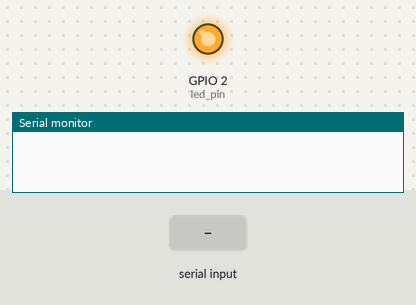
A sketch run on a simulated ESP32. Shown: output pins drawn as LEDs (lit = HIGH), the last lines printed to the serial monitor. Dashed ring = blinking. Inputs (shaded band) come from the test bench.

Above: at 1.2 s.
1.3 s: "5\n" received over Serial
At 2.0 s:
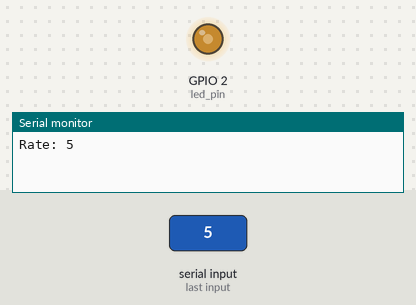
3.0 s: "90,45\n" received over Serial
At 3.23 s:
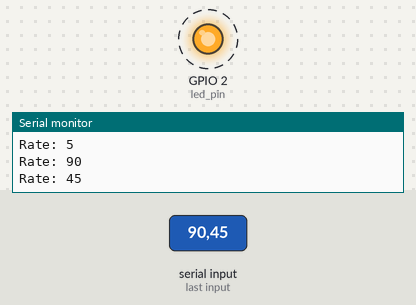
Timing chart, 0 to 12.0 s (numbered marks = the images above; inputs shaded):
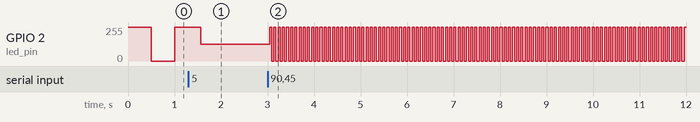

The sketch:

Example2_Solution.ino
```cpp
// Use only core 1 for demo purposes
#if CONFIG_FREERTOS_UNICORE
static const BaseType_t app_cpu = 0;
#else
static const BaseType_t app_cpu = 1;
#endif

// LED rates
int rate = 500;  // ms

//Serial
int incomingByte = 0;

// Pins
static const int led_pin = LED_BUILTIN;

// Our task: blink an LED at one rate
void toggleLED_1(void *parameter) {
  while (1) {
    digitalWrite(led_pin, HIGH);
    vTaskDelay(rate / portTICK_PERIOD_MS);
    digitalWrite(led_pin, LOW);
    vTaskDelay(rate / portTICK_PERIOD_MS);
  }
}

// Our task: Read serial input
void ReadSerial(void *parameter) {
  while (1) {
    if (Serial.available() > 0) {
      // read the incoming byte:
      incomingByte = Serial.parseInt(); //read next valid integer, if timeout returns 0
      if (incomingByte > 0)
      {
        rate = incomingByte;
        Serial.print("Rate: ");
        Serial.println(rate);
      }
    }
  }
}

void setup() {
  Serial.begin(115200);
  // Configure pin
  pinMode(led_pin, OUTPUT);

  // Task to run forever
  xTaskCreatePinnedToCore(  // Use xTaskCreate() in vanilla FreeRTOS
    toggleLED_1,  // Function to be called
    "Toggle 1",   // Name of task
    1024,         // Stack size (bytes in ESP32, words in FreeRTOS)
    NULL,         // Parameter to pass to function
    1,            // Task priority (0 to configMAX_PRIORITIES - 1)
    NULL,
    app_cpu);

  // Task to run forever
  xTaskCreatePinnedToCore(  // Use xTaskCreate() in vanilla FreeRTOS
    ReadSerial,  // Function to be called
    "Read Serial",   // Name of task
    1024,         // Stack size (bytes in ESP32, words in FreeRTOS)
    NULL,         // Parameter to pass to function
    1,            // Task priority (0 to configMAX_PRIORITIES - 1)
    NULL,
    app_cpu);

  // If this was vanilla FreeRTOS, you'd want to call vTaskStartScheduler() in
  // main after setting up your tasks.
}

void loop() {
  // Do nothing
  // setup() and loop() run in their own task with priority 1 in core 1
  // on ESP32
}
```

Measured:
- after the input at 3.0 s, GPIO 2 (led_pin): alternates 255/255 for 0.05 s and 0/255 for 0.05 s, starting after 0.05 s
